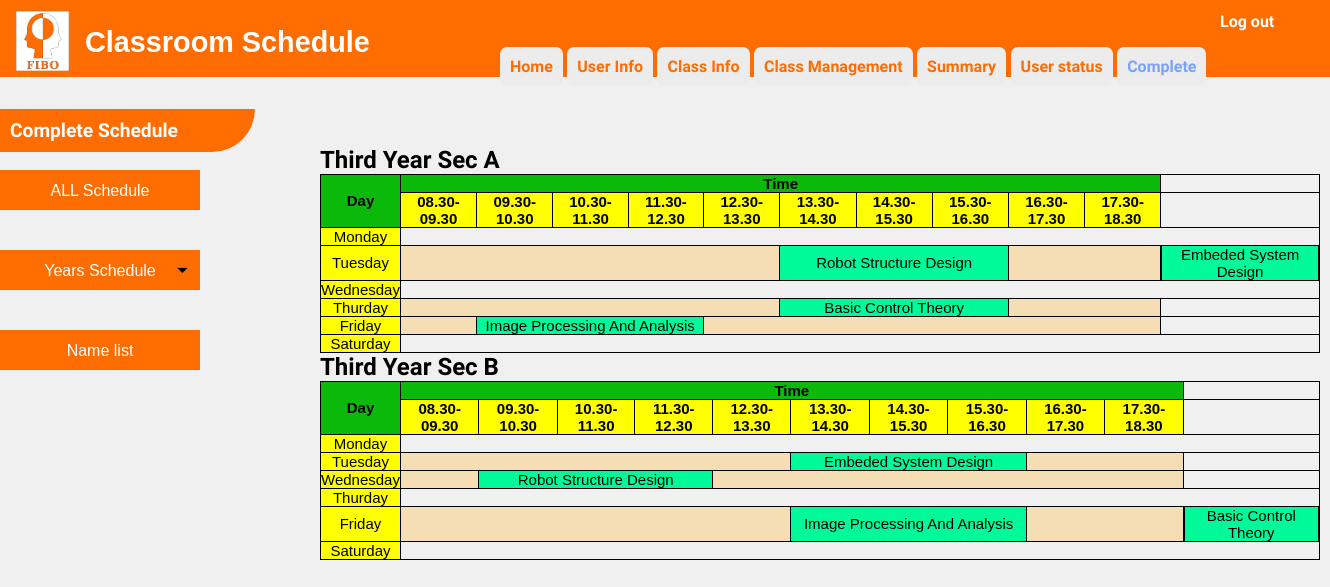
Page /admin7-b3.php on the earlier database version.
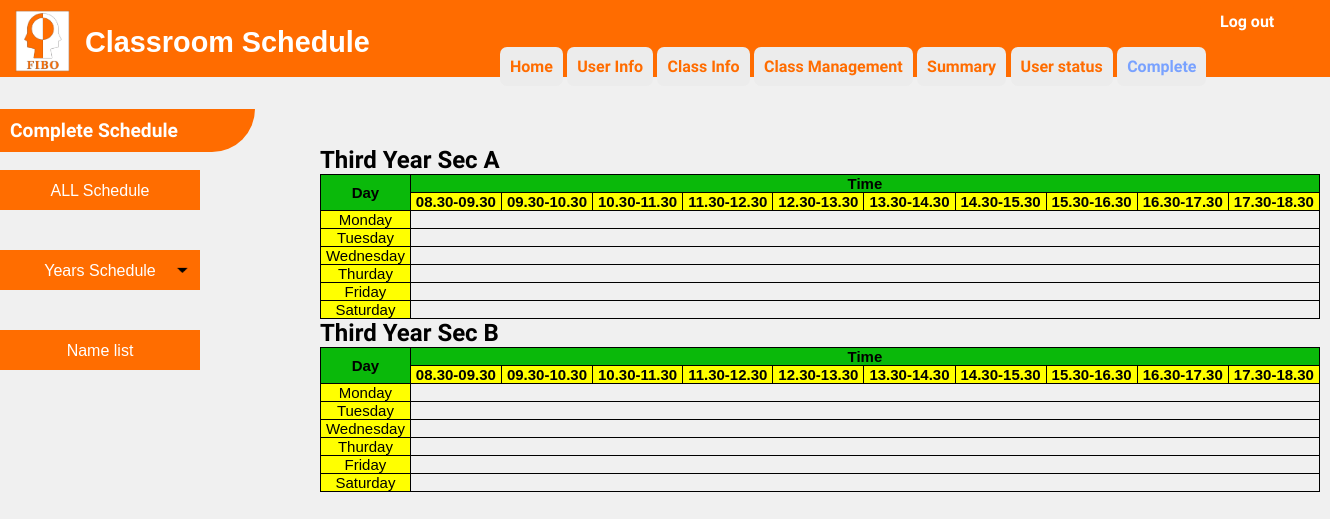
Same page on the later database version.
### tables this page shows
CREATE TABLE `table_subject_description_output` (
  `No` int(100) NOT NULL,
  `subject_level` varchar(100) NOT NULL,
  `subject_code` varchar(100) NOT NULL,
  `subject_name` varchar(100) NOT NULL,
  `subject_hour_per_week` varchar(100) NOT NULL,
  `subject_hour_per_day` varchar(100) NOT NULL,
  `subject_sec` varchar(100) NOT NULL,
  `Day` varchar(100) NOT NULL,
  `start_time` varchar(100) NOT NULL
);

### admin7-b3.php (the view, shortened to what this page needs)
<?php
      require 'dbconfig/config.php';
?>
<!DOCTYPE html>
<html lang="en">
  <head>
    <link rel="stylesheet" type="text/css" href="css/admin7-1.css">
    <link rel="stylesheet" type="text/css" href="css/admin7-2.css">
  </head>
  <body >
    <header>
        <img src="images/FIBO_logo.jpg" width="55" height="62" style="margin-top: 10px; margin-left: 10px">
        <div style="font-size: 1.8em; margin-top: -50px; margin-left: 80px">
        <b>Classroom Schedule</b>
        </div><br>
        </header>
        <div style="margin-top: -30px; margin-left: 500px">
            <a href="admin1.php" class="btn1"><b>Home</b></a>
            <a href="#" class="btn1"><b>User Info</b></a>
            <a href="admin3.php" class="btn1"><b>Class Info</b></a>
            <a href="admin4.php" class="btn1"><b>Class Management</b></a>
            <a href="#" class="btn1"><b>Summary</b></a>
            <a href="admin6.php" class="btn1"><b>User status</b></a>
            <a href="admin7.php" class="btn1" style=" color: #79a2ff"><b>Complete</b></a>
        </div>
        <div style="margin-top: -84px; margin-left: 1200px">
            <a href="index.php" class="btn"><b>Log out</b></a>
        </div>
        <div style=" margin-top:50px">
        <br><b class="topics">Complete Schedule</b><br><br>
        <ul id="navbar">
                <li><a href="admin7.php"style ="
                    background-color:#ff6d00;">ALL Schedule</a>
                <li><a href="admin7-1.php" style ="background: url(images/arrow.png);
                    background-repeat: no-repeat;
                    background-size: 25px;
                    background-position: right center;
                    background-color:#ff6d00">Years Schedule</a>
                </li>
                <li><a href="admin7-2.php"style ="
                    background-repeat: no-repeat;
                    background-size: 25px;
                    background-position: right center;
                    background-color:#ff6d00;
                    margin-top : -0.5px">Name list</a>
                </li>
            </ul>
</div></br></br>
        <div  style="margin-top: -300px; margin-left: 320px" class="show">
        <h1>Third Year Sec A</h1>
        <table>
            <tr class="head">
                <th rowspan="2">
                    Day
                </th>
                <th colspan="10">
                    Time
                </th>
            </tr>
            <tr  class="head-time">
                <th>
                    08.30-09.30
                </th>
                <th>
                    09.30-10.30
                </th>
                <th>
                    10.30-11.30
                </th>
                <th>
                    11.30-12.30
                </th>
                <th>
                    12.30-13.30
                </th>
                <th>
                    13.30-14.30
                </th>
                <th>
                    14.30-15.30
                </th>
                <th>
                    15.30-16.30
                </th>
                <th>
                    16.30-17.30
                </th>
                <th>
                    17.30-18.30
                </th>
            </tr>
            <tr>
                <td style="background-color: yellow">
                    Monday
                </td>
            </tr>
            <tr>
                <td style="background-color: yellow">
                    Tuesday
                </td>
                <?php
                    $sql = "SELECT * FROM table_subject_description_output";
                    $smyData = mysqli_query($con, $sql);
                    while($row = mysqli_fetch_array($smyData)) {
                        $hour = (int)$row['subject_hour_per_day'];
                        $time = (int)$row['start_time'];
                        if($row['subject_level'] == "3" ) {
                            if($row['subject_sec'] == "A") {
                                if($row['Day'] == "1"){
                                    if($time > 0 && $time < 99) {
                                        echo "<td style='background-color: wheat;' colspan='$time'></td>";
                                        echo "<td style='background-color: #00FA9A' colspan='$hour'>" . $row['subject_name'] . "</td>";
                                        echo "<td style='background-color: wheat;' colspan='10-$time'></td>";
                                    }
                                }
                            }
                        }
                    }
                ?>
            </tr>
            <tr>
                <td style="background-color: yellow">
                    Wednesday
                </td>
            </tr>
            <tr>
                <td style="background-color: yellow">
                    Thurday
                </td>
                <?php
                    $sql = "SELECT * FROM table_subject_description_output";
                    $smyData = mysqli_query($con, $sql);
                    while($row = mysqli_fetch_array($smyData)) {
                        $hour = (int)$row['subject_hour_per_day'];
                        $time = (int)$row['start_time'];
                        if($row['subject_level'] == "3" ) {
                            if($row['subject_sec'] == "A") {
                                if($row['Day'] == "3"){
                                    if($time > 0 && $time < 99) {
                                        echo "<td style='background-color: wheat;' colspan='$time'></td>";
                                        echo "<td style='background-color: #00FA9A' colspan='$hour'>" . $row['subject_name'] . "</td>";
                                        echo "<td style='background-color: wheat;' colspan='10-$time'></td>";
                                    }
                                }
                            }
                        }
                    }
                ?>
            </tr>
            <tr>
                <td style="background-color: yellow">
                    Friday
                </td>
                <?php
                    $sql = "SELECT * FROM table_subject_description_output";
                    $smyData = mysqli_query($con, $sql);
                    while($row = mysqli_fetch_array($smyData)) {
                        $hour = (int)$row['subject_hour_per_day'];
                        $time = (int)$row['start_time'];
                        if($row['subject_level'] == "3" ) {
                            if($row['subject_sec'] == "A") {
                                if($row['Day'] == "4"){
                                    if($time > 0 && $time < 99) {
                                        echo "<td style='background-color: wheat;' colspan='$time'></td>";
                                        echo "<td style='background-color: #00FA9A' colspan='$hour'>" . $row['subject_name'] . "</td>";
                                        echo "<td style='background-color: wheat;' colspan='10-$time'></td>";
                                    }
                                }
                            }
                        }
                    }
                ?>
            </tr>
            <tr>
                <td style="background-color: yellow">
                    Saturday
                </td>
            </tr>
            </table>
            <h1>Third Year Sec B</h1>
        <table>
            <tr class="head">
                <th rowspan="2">
                    Day
                </th>
                <th colspan="10">
                    Time
                </th>
            </tr>
            <tr  class="head-time">
                <th>
                    08.30-09.30
                </th>
                <th>
                    09.30-10.30
                </th>
                <th>
                    10.30-11.30
                </th>
                <th>
                    11.30-12.30
                </th>
                <th>
                    12.30-13.30
                </th>
                <th>
                    13.30-14.30
                </th>
                <th>
                    14.30-15.30
                </th>
                <th>
                    15.30-16.30
                </th>
                <th>
                    16.30-17.30
                </th>
                <th>
                    17.30-18.30
                </th>
            </tr>
            <tr>
                <td style="background-color: yellow">
                    Monday
                </td>
            </tr>
            <tr>
                <td style="background-color: yellow">
                    Tuesday
                </td>
                <?php
                    $sql = "SELECT * FROM table_subject_description_output";
                    $smyData = mysqli_query($con, $sql);
                    while($row = mysqli_fetch_array($smyData)) {
                        $hour = (int)$row['subject_hour_per_day'];
                        $time = (int)$row['start_time'];
                        if($row['subject_level'] == "3" ) {
                            if($row['subject_sec'] == "B") {
                                if($row['Day'] == "1"){
                                    if($time > 0 && $time < 99) {
                                        echo "<td style='background-color: wheat;' colspan='$time'></td>";
                                        echo "<td style='background-color: #00FA9A' colspan='$hour'>" . $row['subject_name'] . "</td>";
                                        echo "<td style='background-color: wheat;' colspan='10-$time'></td>";
                                    }
                                }
                            }
                        }
                    }
                ?>
            </tr>
            <tr>
                <td style="background-color: yellow">
                    Wednesday
                </td>
                <?php
                    $sql = "SELECT * FROM table_subject_description_output";
                    $smyData = mysqli_query($con, $sql);
                    while($row = mysqli_fetch_array($smyData)) {
                        $hour = (int)$row['subject_hour_per_day'];
                        $time = (int)$row['start_time'];
                        if($row['subject_level'] == "3" ) {
                            if($row['subject_sec'] == "B") {
                                if($row['Day'] == "2"){
                                    if($time > 0 && $time < 99) {
                                        echo "<td style='background-color: wheat;' colspan='$time'></td>";
                                        echo "<td style='background-color: #00FA9A' colspan='$hour'>" . $row['subject_name'] . "</td>";
                                        echo "<td style='background-color: wheat;' colspan='10-$time'></td>";
                                    }
                                }
                            }
                        }
                    }
                ?>
            </tr>
            <tr>
                <td style="background-color: yellow">
                    Thurday
                </td>
            </tr>
            <tr>
                <td style="background-color: yellow">
                    Friday
                </td>
                <?php
                    $sql = "SELECT * FROM table_subject_description_output";
                    $smyData = mysqli_query($con, $sql);
                    while($row = mysqli_fetch_array($smyData)) {
                        $hour = (int)$row['subject_hour_per_day'];
                        $time = (int)$row['start_time'];
                        if($row['subject_level'] == "3" ) {
                            if($row['subject_sec'] == "B") {
                                if($row['Day'] == "4"){
                                    if($time > 0 && $time < 99) {
                                        echo "<td style='background-color: wheat;' colspan='$time'></td>";
                                        echo "<td style='background-color: #00FA9A' colspan='$hour'>" . $row['subject_name'] . "</td>";
                                        echo "<td style='background-color: wheat;' colspan='10-$time'></td>";
                                    }
                                }
                            }
                        }
                    }
                ?>
            </tr>
            <tr>
                <td style="background-color: yellow">
                    Saturday
                </td>
            </tr>
            </table>
            </body>
</html>

### css/admin7-1.css (style rules this page uses)
* { margin: 0; padding: 0; }
.btn { display: inline-block; border: 0px solid #ff6c00; padding: 10px 20px; background-color: #ff6c00; text-decoration: none; font-family: 'Work Sans', sans-serif; font-size: 1em; color: #ffffff ; border-radius: 7px; transition: 0.1s; }
.btn1 { display: inline-block; border: 0px solid #ff6c00; padding: 10px 10px; background-color: #ececec; text-decoration: none; font-family: 'Work Sans', sans-serif; font-size: 1em; color: #ff6c00 ; border-radius: 7px; transition: 0.1s; }
.topics { display: inline-block; border: 0px solid #ff6c00; padding: 10px; width: 235px; background-color: #ff6c00; text-decoration: none; font-family: 'Work Sans', sans-serif; font-size: 1.2em; color: #ffffff ; border-bottom-right-radius: 50px; transition: 0.1s; }
table, tr, th, td { border: 1px solid black; border-collapse: collapse; }
.head { background-color: #6CC417; font-size: 15px; text-align: center; }
.head-time { background-color: yellow; font-size: 15px; text-align: center; }
body { background-color: #f0f0f0; color: Black ; font-family: 'Work Sans', sans-serif; font-size: 1em; text-align: left; }
header { background: #ff6c00 none repeat-x 0 0; color: #FFFFFF; margin-top: 0px; padding: 0 5px; text-align: left; }
.show { margin-top: -225px; margin-left: 450px }
h1 { color: Black ; font-family: 'Work Sans', sans-serif; font-size: 1.5em; text-align: left; }
li { list-style-type: none; text-align: center; height: 40px; width:200px; }
li a { text-decoration: none; background: #ff6d00; display: block; color: #ffffff; height: 40px; width:200px; line-height: 42px; }
#navbar > li { margin-bottom: 40px; }

### css/admin7-2.css (style rules this page uses)
* { margin: 0; padding: 0; }
body { font-family: 'Kanit', sans-serif; }
table { border-collapse: collapse; width: 1000px; height: auto; }
table, th, td { border: 1px solid black; }
.head th { text-align: center; color: black; font-size: 15px; background: rgb(10, 185, 10); }
.head-time th { text-align: center; color: black; font-size: 15px; background: yellow; }
td { text-align: center; font-size: 15px; }

Differences in the rows shown:
removed table_subject_description_output: subject_name "Robot Structure Design", shown under "Third Year Sec A"
removed table_subject_description_output: subject_name "Embeded System Design", shown under "Third Year Sec A"
removed table_subject_description_output: subject_name "Basic Control Theory"
removed table_subject_description_output: subject_name "Image Processing And Analysis"
removed table_subject_description_output: subject_name "Embeded System Design", shown under "Third Year Sec B"
removed table_subject_description_output: subject_name "Robot Structure Design"
removed table_subject_description_output: subject_name "Image Processing And Analysis"
removed table_subject_description_output: subject_name "Basic Control Theory"
